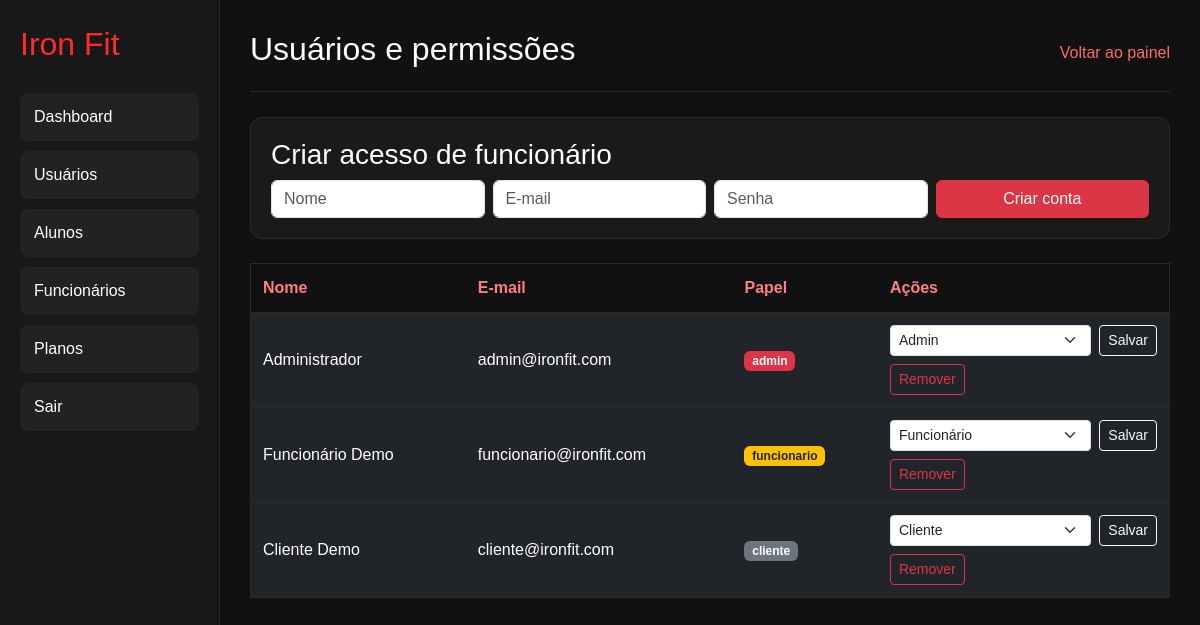
Page /admin/admin_usuarios.php (signed in) on the committed database.
### tables this page shows
CREATE TABLE usuarios (
  id INT AUTO_INCREMENT PRIMARY KEY,
  nome VARCHAR(100) NOT NULL,
  email VARCHAR(100) NOT NULL UNIQUE,
  senha VARCHAR(255) NOT NULL,
  tipo ENUM('admin', 'funcionario', 'cliente') NOT NULL DEFAULT 'cliente',
  cpf VARCHAR(14) DEFAULT NULL,
  telefone VARCHAR(15) DEFAULT NULL,
  criado_em TIMESTAMP DEFAULT CURRENT_TIMESTAMP
);

### admin/admin_usuarios.php (the view, shortened to what this page needs)
<?php
require_once '../conexao.php';
$usuarios = $conn->query('SELECT id, nome, email, tipo, criado_em FROM usuarios ORDER BY tipo, nome');
?><!doctype html>
<html lang="pt-BR"><head><meta charset="utf-8"><meta name="viewport" content="width=device-width,initial-scale=1"><title>Usuários | Iron Fit</title><link href="https://cdn.jsdelivr.net/npm/bootstrap@5.3.3/dist/css/bootstrap.min.css" rel="stylesheet"><link rel="stylesheet" href="../assets/css/admin.css"></head><body class="admin-panel"><div class="admin-shell"><aside class="sidebar"><h1>Iron Fit</h1><a href="admin_painel.php">Dashboard</a><a href="admin_usuarios.php">Usuários</a><a href="admin_alunos.php">Alunos</a><a href="admin_funcionarios.php">Funcionários</a><a href="admin_planos.php">Planos</a><a href="logout.php">Sair</a></aside><main class="content"><div class="topo"><h2>Usuários e permissões</h2><a href="admin_painel.php">Voltar ao painel</a></div><?php if ($mensagem): ?><div class="mensagem"><?= htmlspecialchars($mensagem) ?></div><?php endif; ?><section class="card-panel mb-4"><h3>Criar acesso de funcionário</h3><form method="post" class="row g-2"><input type="hidden" name="acao" value="criar"><div class="col-md-3"><input class="form-control" name="nome" placeholder="Nome" required></div><div class="col-md-3"><input class="form-control" type="email" name="email" placeholder="E-mail" required></div><div class="col-md-3"><input class="form-control" type="password" name="senha" minlength="6" placeholder="Senha" required></div><div class="col-md-3"><button class="btn btn-danger w-100" type="submit">Criar conta</button></div></form></section><div class="table-responsive"><table class="tabela table table-dark align-middle"><thead><tr><th>Nome</th><th>E-mail</th><th>Papel</th><th>Ações</th></tr></thead><tbody><?php while ($usuario = $usuarios->fetch_assoc()): ?><tr><td><?= htmlspecialchars($usuario['nome']) ?></td><td><?= htmlspecialchars($usuario['email']) ?></td><td><span class="badge bg-<?= $usuario['tipo'] === 'admin' ? 'danger' : ($usuario['tipo'] === 'funcionario' ? 'warning text-dark' : 'secondary') ?>"><?= htmlspecialchars($usuario['tipo']) ?></span></td><td><form method="post" class="d-flex gap-2"><input type="hidden" name="acao" value="papel"><input type="hidden" name="id" value="<?= $usuario['id'] ?>"><select class="form-select form-select-sm" name="tipo" <?= $usuario['id'] === $_SESSION['usuario_id'] ? 'disabled' : '' ?>><option value="cliente" <?= $usuario['tipo'] === 'cliente' ? 'selected' : '' ?>>Cliente</option><option value="funcionario" <?= $usuario['tipo'] === 'funcionario' ? 'selected' : '' ?>>Funcionário</option><option value="admin" <?= $usuario['tipo'] === 'admin' ? 'selected' : '' ?>>Admin</option></select><button class="btn btn-sm btn-outline-light" type="submit" <?= $usuario['id'] === $_SESSION['usuario_id'] ? 'disabled' : '' ?>>Salvar</button></form><?php if ($usuario['id'] !== $_SESSION['usuario_id']): ?><form method="post" class="mt-2" onsubmit="return confirm('Remover este usuário?')"><input type="hidden" name="acao" value="excluir"><input type="hidden" name="id" value="<?= $usuario['id'] ?>"><button class="btn btn-sm btn-outline-danger" type="submit">Remover</button></form><?php endif; ?></td></tr><?php endwhile; ?></tbody></table></div></main></div></body></html>

### assets/css/admin.css (style rules this page uses)
* { margin: 0; padding: 0; box-sizing: border-box; font-family: Arial, sans-serif; }
body { background: #111; color: white; }
.admin-panel { min-height: 100vh; background: #111; }
.admin-shell { display: flex; min-height: 100vh; }
.sidebar { width: 220px; background: #181818; border-right: 1px solid #2a2a2a; padding: 25px 20px; }
.sidebar h1 { font-size: 2rem; color: #ff2b2b; margin-bottom: 30px; }
.sidebar a { display: block; text-decoration: none; color: white; background: #222; padding: 12px 14px; margin-bottom: 10px; border-radius: 8px; }
.content { flex: 1; padding: 30px; }
.card-panel { background: #1a1a1a; border: 1px solid #2b2b2b; border-radius: 12px; padding: 20px; }
.topo { display: flex; justify-content: space-between; align-items: center; margin-bottom: 25px; border-bottom: 1px solid #2a2a2a; padding-bottom: 15px; }
.topo h2 { color: #fff; }
.topo a { color: #ff6a6a; text-decoration: none; }
.tabela { width: 100%; border-collapse: collapse; background: #1a1a1a; border: 1px solid #2b2b2b; }
.tabela th, .tabela td { padding: 12px; border-bottom: 1px solid #2b2b2b; text-align: left; }
.tabela th { background: #111; color: #ff8080; }

### rows in the picture
usuarios: nome "Administrador", email "admin@ironfit.com", tipo "admin", tipo "Admin"
usuarios: nome "Funcionário Demo", email "funcionario@ironfit.com", tipo "funcionario", tipo "Funcionário"
usuarios: nome "Cliente Demo", email "cliente@ironfit.com", tipo "cliente", tipo "Cliente"
